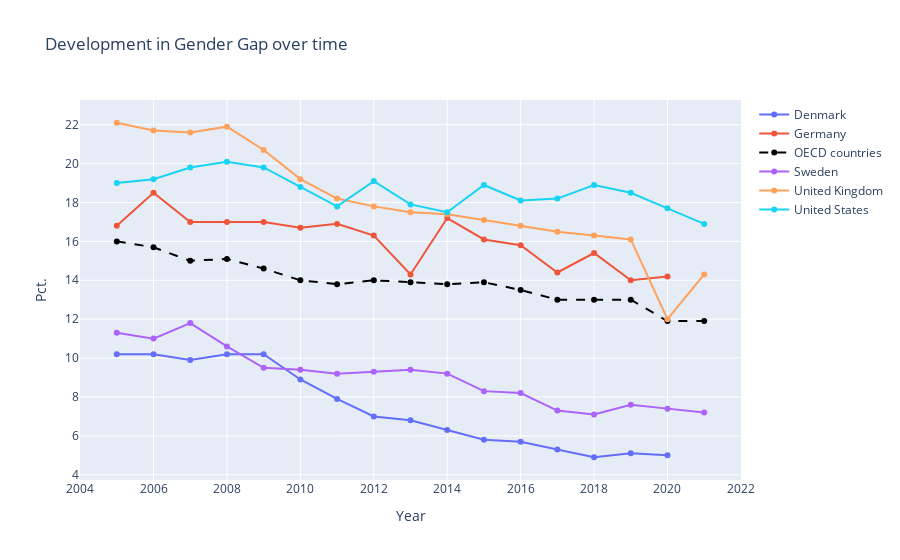

The notebook cell this image was saved under:
### Code cell
# 5) Times series plot of the Gender Gap
import plotly.graph_objects as go

fig = go.Figure()

for country, df_c_g in df_c_g.groupby('Country'):
    if country == 'OECD countries':  # add condition to change line style for OECD countries
        fig.add_trace(go.Scatter(x=df_c_g['Year'], y=df_c_g['Gender_gap'], name=country, line=dict(color='black', dash='dash')))
    else:
        fig.add_trace(go.Scatter(x=df_c_g['Year'], y=df_c_g['Gender_gap'], name=country))

fig.update_layout(title='Development in Gender Gap over time',
                  xaxis_title='Year',
                  yaxis_title='Pct.')

fig.show()

### Figure 1 — Plotly figure (JSON) as saved in the notebook; plotly's stock layout.template omitted (floating-point values rounded to 4 significant figures)
{"data": [{"name": "Denmark", "type": "scatter", "x": [2005, 2006, 2007, 2008, 2009, 2010, 2011, 2012, 2013, 2014, 2015, 2016, 2017, 2018, 2019, 2020], "y": [10.2, 10.2, 9.9, 10.2, 10.2, 8.9, 7.9, 7, 6.8, 6.3, 5.8, 5.7, 5.3, 4.9, 5.1, 5]}, {"name": "Germany", "type": "scatter", "x": [2005, 2006, 2007, 2008, 2009, 2010, 2011, 2012, 2013, 2014, 2015, 2016, 2017, 2018, 2019, 2020], "y": [16.8, 18.5, 17, 17, 17, 16.7, 16.9, 16.3, 14.3, 17.2, 16.1, 15.8, 14.4, 15.4, 14, 14.2]}, {"line": {"color": "black", "dash": "dash"}, "name": "OECD countries", "type": "scatter", "x": [2005, 2006, 2007, 2008, 2009, 2010, 2011, 2012, 2013, 2014, 2015, 2016, 2017, 2018, 2019, 2020, 2021], "y": [16, 15.7, 15, 15.1, 14.6, 14, 13.8, 14, 13.9, 13.8, 13.9, 13.5, 13, 13, 13, 11.9, 11.9]}, {"name": "Sweden", "type": "scatter", "x": [2005, 2006, 2007, 2008, 2009, 2010, 2011, 2012, 2013, 2014, 2015, 2016, 2017, 2018, 2019, 2020, 2021], "y": [11.3, 11, 11.8, 10.6, 9.5, 9.4, 9.2, 9.3, 9.4, 9.2, 8.3, 8.2, 7.3, 7.1, 7.6, 7.4, 7.2]}, {"name": "United Kingdom", "type": "scatter", "x": [2005, 2006, 2007, 2008, 2009, 2010, 2011, 2012, 2013, 2014, 2015, 2016, 2017, 2018, 2019, 2020, 2021], "y": [22.1, 21.7, 21.6, 21.9, 20.7, 19.2, 18.2, 17.8, 17.5, 17.4, 17.1, 16.8, 16.5, 16.3, 16.1, 12, 14.3]}, {"name": "United States", "type": "scatter", "x": [2005, 2006, 2007, 2008, 2009, 2010, 2011, 2012, 2013, 2014, 2015, 2016, 2017, 2018, 2019, 2020, 2021], "y": [19, 19.2, 19.8, 20.1, 19.8, 18.8, 17.8, 19.1, 17.9, 17.5, 18.9, 18.1, 18.2, 18.9, 18.5, 17.7, 16.9]}], "layout": {"title": {"text": "Development in Gender Gap over time"}, "xaxis": {"title": {"text": "Year"}}, "yaxis": {"title": {"text": "Pct."}}}}
